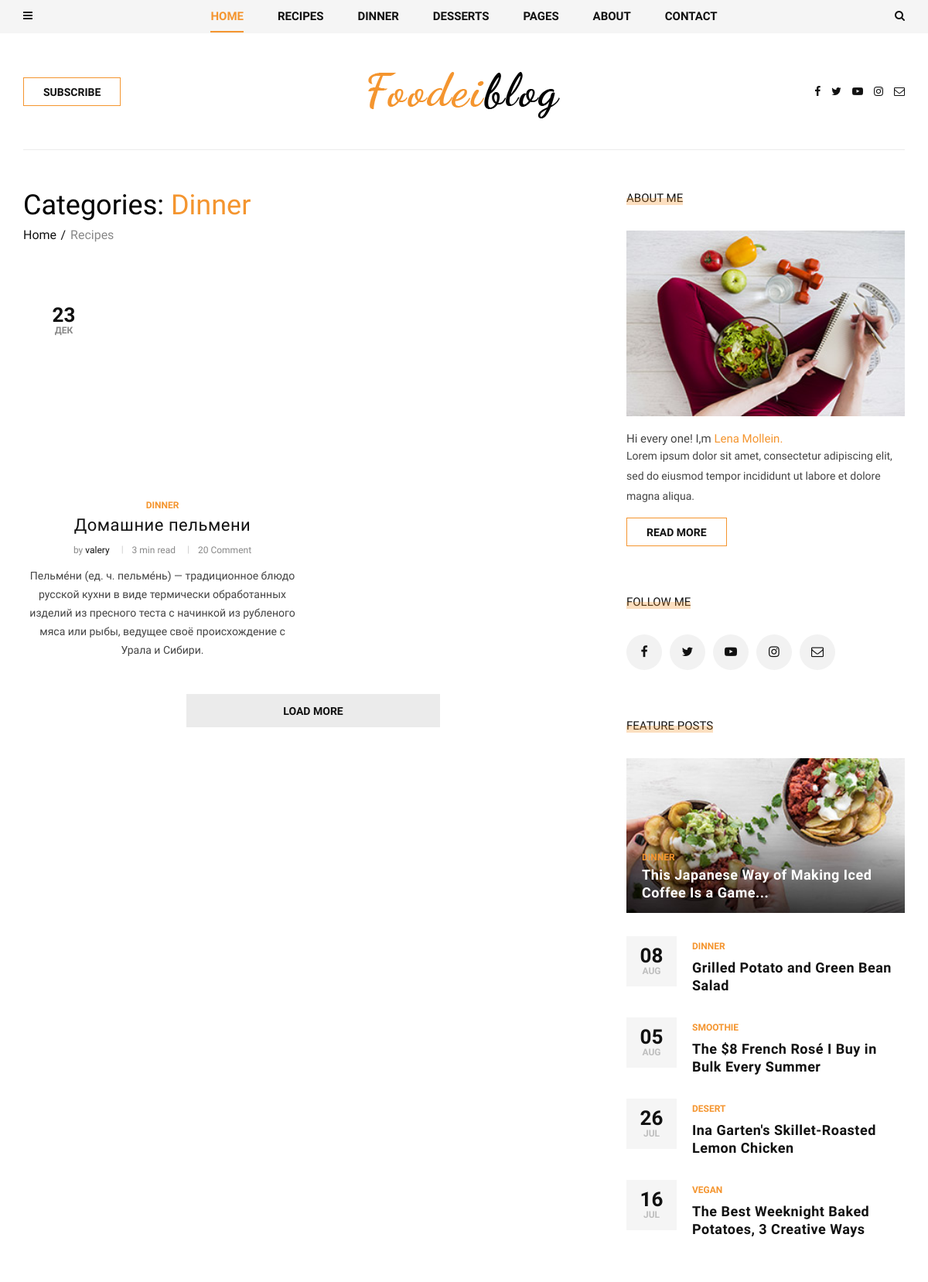
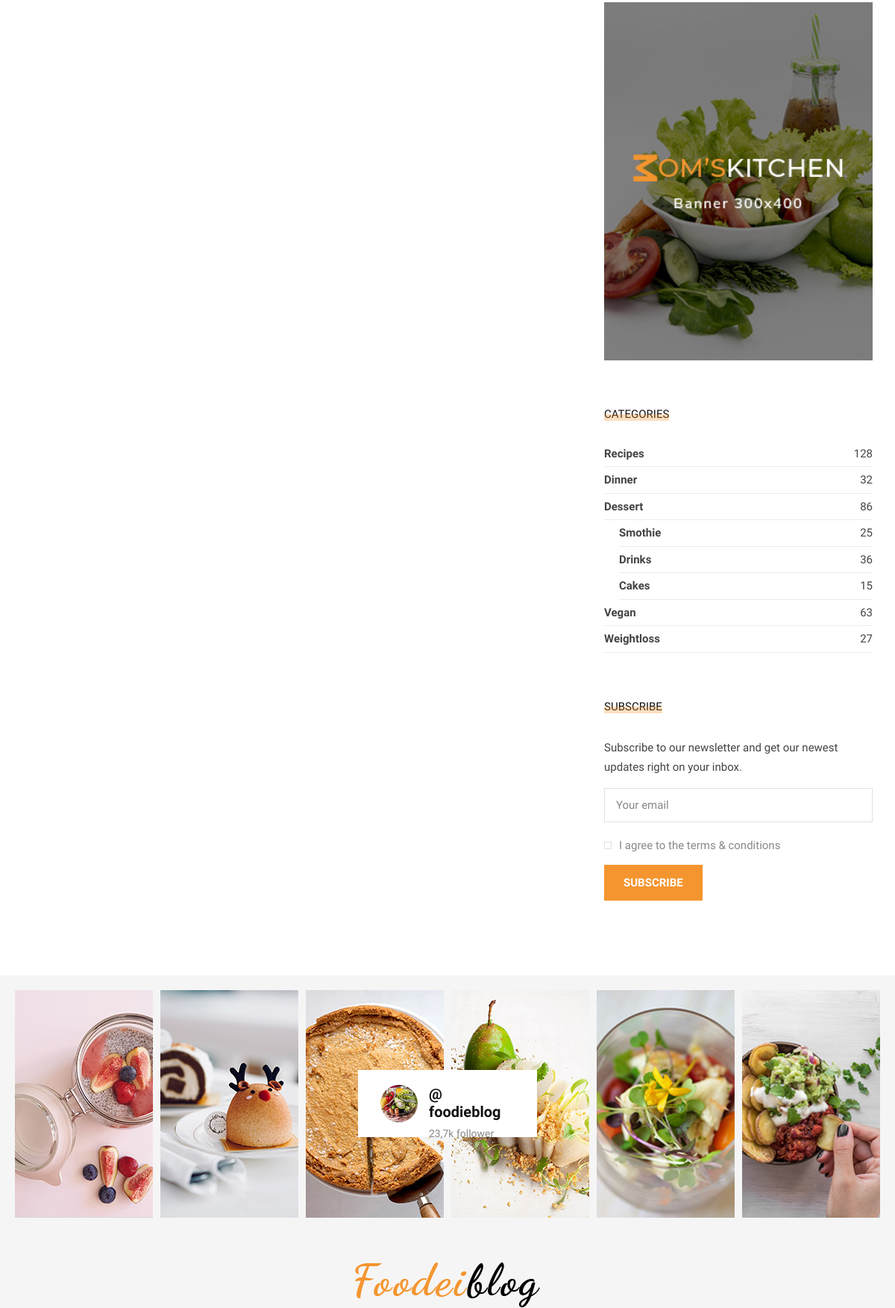
Screenshot of /dinner/ (upper part) with the database file from the repository (2 pictures, top to bottom).
### blog/models.py (models this page shows, shortened)
class Post(models.Model):
    author = models.ForeignKey(User, related_name="post", on_delete=models.CASCADE)
    title = models.CharField(max_length=200)
    image = models.ImageField(upload_to='articles/')
    text = models.TextField()
    category = models.ForeignKey(Category, related_name="post", on_delete=models.SET_NULL, null=True)
    tags = models.ManyToManyField(Tag, related_name="post")
    create_at = models.DateTimeField(auto_now_add=True)
    slug = models.SlugField(max_length=200, default='')
    def get_absolute_url(self):
        return reverse("post_single", kwargs={"slug": self.category.slug, "post_slug": self.slug})

class Category(MPTTModel):
    name = models.CharField(max_length=100)
    slug = models.SlugField(max_length=100)
    parent = TreeForeignKey(
        'self',
        related_name="children",
        on_delete=models.SET_NULL,
        null=True,
        blank=True
    )
    def __str__(self):
        return self.name
    class MPTTMeta:
        order_insertion_by = ['name']

### blog/views.py (the view)
# urls.py: path('<slug:slug>/', views.PostListView.as_view(), name="post_list"),
class PostListView(ListView):
    model = Post
    def get_queryset(self):
        return Post.objects.filter(category__slug=self.kwargs.get("slug")).select_related('category')

### templates/blog/post_list.html (shortened to what this page needs)
{% extends 'base.html' %}
{% block content %}
<section class="categories categories-grid spad">
    <div class="categories__post">
        <div class="container">
            <div class="categories__grid__post">
                <div class="row">
                    <div class="col-lg-8 col-md-8">
                        <div class="breadcrumb__text">
                            <h2>Categories: <span>{{ post_list.first.category.name }}</span></h2>
                            <div class="breadcrumb__option">
                                <a href="#">Home</a>
                                <span>Recipes</span>
                            </div>
                        </div>
                        <div class="row">
                            <div class="col-lg-6 col-md-6 col-sm-6">
                                {% for post in post_list %}
                                <div class="categories__post__item">
                                    <div class="categories__post__item__pic small__item set-bg"
                                         data-setbg="{{ post.image.url }}">
                                        <div class="post__meta">
                                            <h4>{{ post.create_at|date:"d" }}</h4>
                                            <span>{{ post.create_at|date:"M" }}</span>
                                        </div>
                                    </div>
                                    <div class="categories__post__item__text">
                                        <span class="post__label">{{ post.category }}</span>
                                        <h3><a href="{{ post.get_absolute_url }}">{{ post.title }}</a></h3>
                                        <ul class="post__widget">
                                            <li>by <span>{{ post.author }}</span></li>
                                            <li>3 min read</li>
                                            <li>20 Comment</li>
                                        </ul>
                                        <p>{{ post.text|slice:":250" }}</p>
                                    </div>
                                </div>
                                {% endfor %}
                            </div>
                            <div class="col-lg-12 text-center">
                                <div class="load__more__btn">
                                    <a href="#">Load more</a>
                                </div>
                            </div>
                        </div>
                    </div>
                    <div class="col-lg-4 col-md-4">
                        <div class="sidebar__item">
                            <div class="sidebar__about__item">
                                <div class="sidebar__item__title">
                                    <h6>About me</h6>
                                </div>
                                <img src="../static/img/sidebar/sidebar-about.jpg" alt="">
                                <h6>Hi every one! I,m <span>Lena Mollein.</span></h6>
                                <p>Lorem ipsum dolor sit amet, consectetur adipiscing elit, sed do eiusmod tempor
                                    incididunt ut labore et dolore magna aliqua.</p>
                                <a href="#" class="primary-btn">Read more</a>
                            </div>
                            <div class="sidebar__follow__item">
                                <div class="sidebar__item__title">
                                    <h6>Follow me</h6>
                                </div>
                                <div class="sidebar__item__follow__links">
                                    <a href="#"><i class="fa fa-facebook"></i></a>
                                    <a href="#"><i class="fa fa-twitter"></i></a>
                                    <a href="#"><i class="fa fa-youtube-play"></i></a>
                                    <a href="#"><i class="fa fa-instagram"></i></a>
                                    <a href="#"><i class="fa fa-envelope-o"></i></a>
                                </div>
                            </div>
                            <div class="sidebar__feature__item">
                                <div class="sidebar__item__title">
                                    <h6>Feature Posts</h6>
                                </div>
                                <div class="sidebar__feature__item__large set-bg"
                                     data-setbg="img/sidebar/feature-post.jpg">
                                    <div class="sidebar__feature__item__large--text">
                                        <span>Dinner</span>
                                        <h5><a href="#">This Japanese Way of Making Iced Coffee Is a Game...</a>
                                        </h5>
                                    </div>
                                </div>
                                <div class="sidebar__feature__item__list">
                                    <div class="sidebar__feature__item__list__single">
                                        <div class="post__meta">
                                            <h4>08</h4>
                                            <span>Aug</span>
                                        </div>
                                        <div class="post__text">
                                            <span>Dinner</span>
                                            <h5><a href="#">Grilled Potato and Green Bean Salad</a></h5>
                                        </div>
                                    </div>
                                    <div class="sidebar__feature__item__list__single">
                                        <div class="post__meta">
                                            <h4>05</h4>
                                            <span>Aug</span>
                                        </div>
                                        <div class="post__text">
                                            <span>Smoothie</span>
                                            <h5><a href="#">The $8 French Rosé I Buy in Bulk Every Summer</a></h5>
                                        </div>
                                    </div>
                                    <div class="sidebar__feature__item__list__single">
                                        <div class="post__meta">
                                            <h4>26</h4>
                                            <span>jul</span>
                                        </div>
                                        <div class="post__text">
                                            <span>Desert</span>
                                            <h5><a href="#">Ina Garten's Skillet-Roasted Lemon Chicken</a></h5>
                                        </div>
                                    </div>
                                    <div class="sidebar__feature__item__list__single">
                                        <div class="post__meta">
                                            <h4>16</h4>
                                            <span>jul</span>
                                        </div>
                                        <div class="post__text">
                                            <span>Vegan</span>
                                            <h5><a href="#">The Best Weeknight Baked Potatoes, 3 Creative Ways</a>
                                            </h5>
                                        </div>
                                    </div>
                                </div>
                            </div>
                            <div class="sidebar__item__banner">
                                <img src="../static/img/sidebar/banner.jpg" alt="">
                            </div>
                            <div class="sidebar__item__categories">
                                <div class="sidebar__item__title">
                                    <h6>Categories</h6>
                                </div>
                                <ul>
                                    <li><a href="#">Recipes <span>128</span></a></li>
                                    <li><a href="#">Dinner <span>32</span></a></li>
                                    <li><a href="#">Dessert <span>86</span></a></li>
                                    <li class="p-left"><a href="#">Smothie <span>25</span></a></li>
                                    <li class="p-left"><a href="#">Drinks <span>36</span></a></li>
                                    <li class="p-left"><a href="#">Cakes <span>15</span></a></li>
                                    <li><a href="#">Vegan <span>63</span></a></li>
                                    <li><a href="#">Weightloss <span>27</span></a></li>
                                </ul>
                            </div>
                            <div class="sidebar__subscribe__item">
                                <div class="sidebar__item__title">
                                    <h6>Subscribe</h6>
                                </div>
                                <p>Subscribe to our newsletter and get our newest updates right on your inbox.</p>
                                <form action="#">
                                    <input type="text" class="email-input" placeholder="Your email">
                                    <label for="s-agree-check">
                                        I agree to the terms & conditions
                                        <span class="checkmark"></span>
                                    </label>
                                    <button type="submit" class="site-btn">Subscribe</button>
                                </form>
                            </div>
                        </div>
                    </div>
                </div>
            </div>
        </div>
    </div>
</section>
{% endblock content %}

### templates/base.html (shortened to what this page needs)
<!DOCTYPE html>
<html lang="zxx">
{% load static %}
<head>
    <link rel="stylesheet" href="{% static 'css/bootstrap.min.css' %}" type="text/css">
    <link rel="stylesheet" href="{% static 'css/font-awesome.min.css' %}" type="text/css">
    <link rel="stylesheet" href="{% static 'css/elegant-icons.css' %}" type="text/css">
    <link rel="stylesheet" href="{% static 'css/owl.carousel.min.css' %}" type="text/css">
    <link rel="stylesheet" href="{% static 'css/slicknav.min.css' %}" type="text/css">
    <link rel="stylesheet" href="{% static 'css/style.css' %}" type="text/css">
</head>
<body>
<header class="header">
    <div class="header__top">
        <div class="container">
            <div class="row">
                <div class="col-lg-2 col-md-1 col-6 order-md-1 order-1">
                    <div class="header__humberger">
                        <i class="fa fa-bars humberger__open"></i>
                    </div>
                </div>
                <div class="col-lg-8 col-md-10 order-md-2 order-3">
                    <nav class="header__menu">
                        <ul>
                            <li class="active"><a href="./index.html">Home</a></li>
                            <li><a href="#">Recipes</a>
                            </li>
                            <li><a href="#">Dinner</a></li>
                            <li><a href="#">Desserts</a></li>
                            <li class="dropdown"><a href="#">Pages</a>
                            </li>
                            <li><a href="./about.html">About</a></li>
                            <li><a href="./contact.html">Contact</a></li>
                        </ul>
                    </nav>
                </div>
                <div class="col-lg-2 col-md-1 col-6 order-md-3 order-2">
                    <div class="header__search">
                        <i class="fa fa-search search-switch"></i>
                    </div>
                </div>
            </div>
        </div>
    </div>
    <div class="container">
        <div class="row">
            <div class="col-lg-3 col-md-3">
                <div class="header__btn">
                    <a href="./signin.html" class="primary-btn">Subscribe</a>
                </div>
            </div>
            <div class="col-lg-6 col-md-6">
                <div class="header__logo">
                    <a href="./index.html"><img src="../static/img/logo.png" alt=""></a>
                </div>
            </div>
            <div class="col-lg-3 col-md-3">
                <div class="header__social">
                    <a href="#"><i class="fa fa-facebook"></i></a>
                    <a href="#"><i class="fa fa-twitter"></i></a>
                    <a href="#"><i class="fa fa-youtube-play"></i></a>
                    <a href="#"><i class="fa fa-instagram"></i></a>
                    <a href="#"><i class="fa fa-envelope-o"></i></a>
                </div>
            </div>
        </div>
    </div>
</header>
{% block content %}{% endblock content %}
<footer class="footer">
    <div class="container-fluid">
        <div class="footer__instagram">
            <div class="footer__instagram__avatar">
                <div class="footer__instagram__avatar--pic">
                    <img src="../static/img/footer/instagram-avatar.jpg" alt="">
                </div>
                <div class="footer__instagram__avatar--text">
                    <h5>@ foodieblog</h5>
                    <span>23,7k follower</span>
                </div>
            </div>
            <div class="row">
                <div class="col-lg-2 col-md-2 col-sm-4 col-6">
                    <div class="footer__instagram__item set-bg" data-setbg="img/footer/ip-1.jpg"></div>
                </div>
                <div class="col-lg-2 col-md-2 col-sm-4 col-6">
                    <div class="footer__instagram__item set-bg" data-setbg="img/footer/ip-2.jpg"></div>
                </div>
                <div class="col-lg-2 col-md-2 col-sm-4 col-6">
                </div>
                <div class="col-lg-2 col-md-2 col-sm-4 col-6">
                </div>
                <div class="col-lg-2 col-md-2 col-sm-4 col-6">
                    <div class="footer__instagram__item set-bg" data-setbg="img/footer/ip-5.jpg"></div>
                </div>
                <div class="col-lg-2 col-md-2 col-sm-4 col-6">
                    <div class="footer__instagram__item set-bg" data-setbg="img/footer/ip-6.jpg"></div>
                </div>
            </div>
        </div>
    </div>
    <div class="container">
        <div class="row">
            <div class="col-lg-12">
                <div class="footer__text">
                    <div class="footer__logo">
                        <a href="#"><img src="../static/img/logo.png" alt=""></a>
                    </div>
                </div>
            </div>
        </div>
    </div>
</footer>
</body>
</html>

### rows the page displays
Post: first.category.name "Dinner", create_at "23", create_at "ДЕК", category "DINNER", title "Домашние пельмени", author "valery", text "Пельме́ни (ед. ч. пельме́нь) — традиционное блюдо русской кухни в виде термически обработанных изделий из пресного теста с начинкой из рубленого мяса или рыбы, ведущее своё происхождение с Урала и Сибири."
